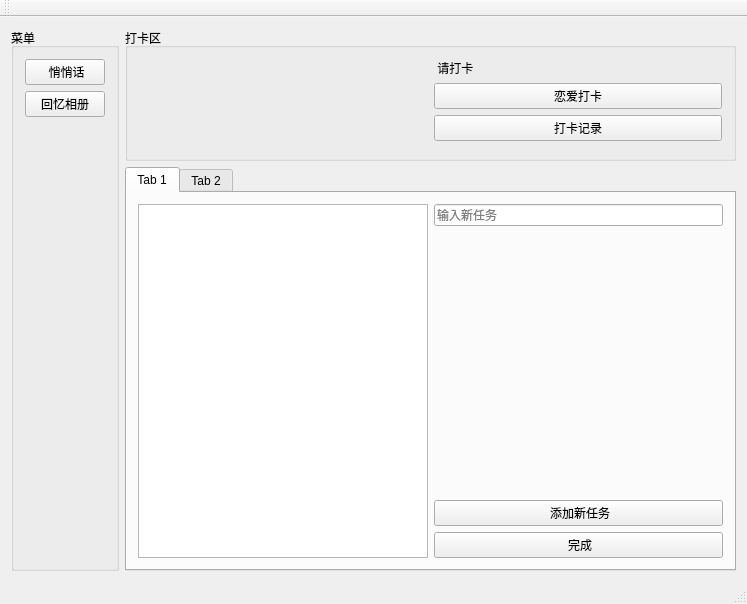
<?xml version="1.0" encoding="UTF-8"?>
<ui version="4.0">
 <class>MainWindow</class>
 <widget class="QMainWindow" name="MainWindow">
  <property name="geometry">
   <rect>
    <x>0</x>
    <y>0</y>
    <width>747</width>
    <height>604</height>
   </rect>
  </property>
  <property name="windowTitle">
   <string>MainWindow</string>
  </property>
  <widget class="QWidget" name="centralWidget">
   <layout class="QGridLayout" name="gridLayout_5">
    <item row="0" column="0" rowspan="2">
     <widget class="QGroupBox" name="groupBox">
      <property name="title">
       <string>菜单</string>
      </property>
      <layout class="QGridLayout" name="gridLayout">
       <item row="1" column="0">
        <widget class="QPushButton" name="pushButton_2">
         <property name="text">
          <string>回忆相册</string>
         </property>
        </widget>
       </item>
       <item row="2" column="0">
        <spacer name="verticalSpacer">
         <property name="orientation">
          <enum>Qt::Vertical</enum>
         </property>
         <property name="sizeHint" stdset="0">
          <size>
           <width>20</width>
           <height>40</height>
          </size>
         </property>
        </spacer>
       </item>
       <item row="0" column="0">
        <widget class="QPushButton" name="pushButton">
         <property name="text">
          <string> 悄悄话</string>
         </property>
        </widget>
       </item>
      </layout>
     </widget>
    </item>
    <item row="0" column="1">
     <widget class="QGroupBox" name="groupBox_2">
      <property name="title">
       <string>打卡区</string>
      </property>
      <layout class="QGridLayout" name="gridLayout_4">
       <item row="3" column="1">
        <widget class="QPushButton" name="btn_punrecord">
         <property name="toolTipDuration">
          <number>-1</number>
         </property>
         <property name="text">
          <string>打卡记录</string>
         </property>
        </widget>
       </item>
       <item row="0" column="1" rowspan="2">
        <widget class="QLabel" name="labelWord">
         <property name="text">
          <string> 请打卡</string>
         </property>
        </widget>
       </item>
       <item row="0" column="0" rowspan="5">
        <widget class="QLabel" name="labelPhoto">
         <property name="text">
          <string/>
         </property>
        </widget>
       </item>
       <item row="2" column="1">
        <widget class="QPushButton" name="btn_punch">
         <property name="text">
          <string>恋爱打卡</string>
         </property>
        </widget>
       </item>
      </layout>
     </widget>
    </item>
    <item row="1" column="1">
     <widget class="QTabWidget" name="tabWidget">
      <property name="currentIndex">
       <number>0</number>
      </property>
      <widget class="QWidget" name="tab">
       <attribute name="title">
        <string>Tab 1</string>
       </attribute>
       <layout class="QGridLayout" name="gridLayout_2">
        <item row="2" column="1">
         <widget class="QLabel" name="dateLabel">
          <property name="text">
           <string/>
          </property>
         </widget>
        </item>
        <item row="1" column="1">
         <spacer name="verticalSpacer_2">
          <property name="orientation">
           <enum>Qt::Vertical</enum>
          </property>
          <property name="sizeHint" stdset="0">
           <size>
            <width>20</width>
            <height>69</height>
           </size>
          </property>
         </spacer>
        </item>
        <item row="0" column="1">
         <widget class="QLineEdit" name="lineEdit">
          <property name="placeholderText">
           <string>输入新任务</string>
          </property>
         </widget>
        </item>
        <item row="3" column="1">
         <spacer name="verticalSpacer_3">
          <property name="orientation">
           <enum>Qt::Vertical</enum>
          </property>
          <property name="sizeHint" stdset="0">
           <size>
            <width>20</width>
            <height>69</height>
           </size>
          </property>
         </spacer>
        </item>
        <item row="5" column="1">
         <widget class="QPushButton" name="doneButton">
          <property name="text">
           <string> 完成</string>
          </property>
         </widget>
        </item>
        <item row="4" column="1">
         <widget class="QPushButton" name="addButton">
          <property name="text">
           <string> 添加新任务</string>
          </property>
         </widget>
        </item>
        <item row="0" column="0" rowspan="6">
         <widget class="QListWidget" name="listWidget"/>
        </item>
       </layout>
      </widget>
      <widget class="QWidget" name="tab_2">
       <attribute name="title">
        <string>Tab 2</string>
       </attribute>
       <layout class="QGridLayout" name="gridLayout_3">
        <item row="0" column="0" rowspan="2">
         <widget class="QListWidget" name="doneList"/>
        </item>
        <item row="0" column="1">
         <spacer name="verticalSpacer_4">
          <property name="orientation">
           <enum>Qt::Vertical</enum>
          </property>
          <property name="sizeHint" stdset="0">
           <size>
            <width>20</width>
            <height>233</height>
           </size>
          </property>
         </spacer>
        </item>
        <item row="1" column="1">
         <widget class="QPushButton" name="clean">
          <property name="text">
           <string>清除记录</string>
          </property>
         </widget>
        </item>
       </layout>
      </widget>
     </widget>
    </item>
   </layout>
  </widget>
  <widget class="QMenuBar" name="menuBar">
   <property name="geometry">
    <rect>
     <x>0</x>
     <y>0</y>
     <width>747</width>
     <height>26</height>
    </rect>
   </property>
  </widget>
  <widget class="QToolBar" name="mainToolBar">
   <attribute name="toolBarArea">
    <enum>TopToolBarArea</enum>
   </attribute>
   <attribute name="toolBarBreak">
    <bool>false</bool>
   </attribute>
  </widget>
  <widget class="QStatusBar" name="statusBar"/>
 </widget>
 <layoutdefault spacing="6" margin="11"/>
 <resources/>
 <connections/>
</ui>
